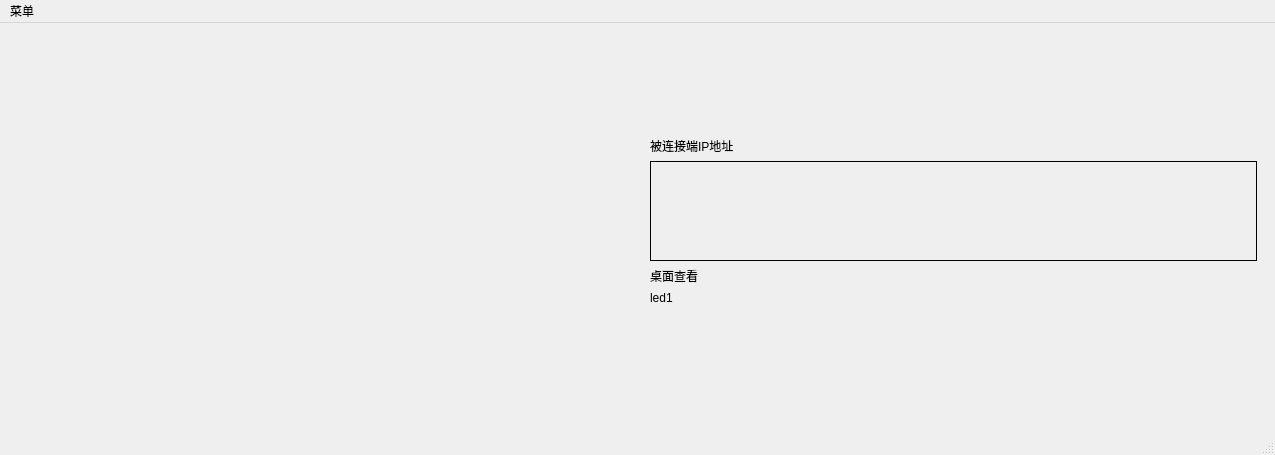
<?xml version="1.0" encoding="UTF-8"?>
<ui version="4.0">
 <class>MainWindow</class>
 <widget class="QMainWindow" name="MainWindow">
  <property name="geometry">
   <rect>
    <x>0</x>
    <y>0</y>
    <width>1275</width>
    <height>455</height>
   </rect>
  </property>
  <property name="maximumSize">
   <size>
    <width>16777215</width>
    <height>16777215</height>
   </size>
  </property>
  <property name="windowTitle">
   <string>MainWindow</string>
  </property>
  <widget class="QWidget" name="centralwidget">
   <layout class="QGridLayout" name="gridLayout">
    <item row="2" column="0">
     <widget class="QLabel" name="w_text1">
      <property name="text">
       <string/>
      </property>
     </widget>
    </item>
    <item row="2" column="1">
     <widget class="QLabel" name="w_text2">
      <property name="text">
       <string/>
      </property>
     </widget>
    </item>
    <item row="1" column="1">
     <widget class="QWidget" name="widget_2" native="true">
      <layout class="QVBoxLayout" name="verticalLayout">
       <item>
        <widget class="QLabel" name="w_text3">
         <property name="text">
          <string>被连接端IP地址</string>
         </property>
        </widget>
       </item>
       <item>
        <widget class="QLabel" name="DeskTop">
         <property name="sizePolicy">
          <sizepolicy hsizetype="Preferred" vsizetype="Preferred">
           <horstretch>0</horstretch>
           <verstretch>0</verstretch>
          </sizepolicy>
         </property>
         <property name="minimumSize">
          <size>
           <width>200</width>
           <height>100</height>
          </size>
         </property>
         <property name="autoFillBackground">
          <bool>false</bool>
         </property>
         <property name="frameShape">
          <enum>QFrame::Box</enum>
         </property>
         <property name="text">
          <string/>
         </property>
        </widget>
       </item>
       <item>
        <widget class="QLabel" name="w_text">
         <property name="text">
          <string>桌面查看</string>
         </property>
        </widget>
       </item>
       <item>
        <widget class="QLabel" name="led1">
         <property name="text">
          <string>led1</string>
         </property>
        </widget>
       </item>
      </layout>
     </widget>
    </item>
    <item row="0" column="1">
     <widget class="myQWidget" name="widget" native="true">
      <property name="sizePolicy">
       <sizepolicy hsizetype="Preferred" vsizetype="Minimum">
        <horstretch>0</horstretch>
        <verstretch>0</verstretch>
       </sizepolicy>
      </property>
      <property name="minimumSize">
       <size>
        <width>0</width>
        <height>90</height>
       </size>
      </property>
      <property name="maximumSize">
       <size>
        <width>10000</width>
        <height>90</height>
       </size>
      </property>
     </widget>
    </item>
   </layout>
  </widget>
  <widget class="QStatusBar" name="statusbar"/>
  <widget class="QMenuBar" name="menuBar">
   <property name="geometry">
    <rect>
     <x>0</x>
     <y>0</y>
     <width>1275</width>
     <height>26</height>
    </rect>
   </property>
   <widget class="QMenu" name="menumenue">
    <property name="title">
     <string>菜单</string>
    </property>
    <addaction name="actionopen"/>
    <addaction name="actionclose"/>
   </widget>
   <addaction name="menumenue"/>
  </widget>
  <action name="actiondisplay">
   <property name="text">
    <string>display</string>
   </property>
  </action>
  <action name="actioncontrol">
   <property name="text">
    <string>control</string>
   </property>
  </action>
  <action name="actionupload">
   <property name="text">
    <string>upload</string>
   </property>
  </action>
  <action name="actiondownload">
   <property name="text">
    <string>download</string>
   </property>
  </action>
  <action name="actionexit">
   <property name="text">
    <string>exit</string>
   </property>
  </action>
  <action name="actionopen">
   <property name="text">
    <string>打开</string>
   </property>
  </action>
  <action name="actionclose">
   <property name="text">
    <string>关闭</string>
   </property>
  </action>
 </widget>
 <customwidgets>
  <customwidget>
   <class>myQWidget</class>
   <extends>QWidget</extends>
   <header>myqwidget.h</header>
   <container>1</container>
  </customwidget>
 </customwidgets>
 <resources/>
 <connections/>
</ui>
